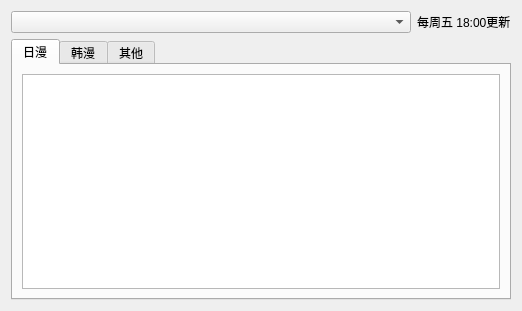
<?xml version="1.0" encoding="UTF-8"?>
<ui version="4.0">
 <class>Week</class>
 <widget class="QWidget" name="Week">
  <property name="geometry">
   <rect>
    <x>0</x>
    <y>0</y>
    <width>423</width>
    <height>311</height>
   </rect>
  </property>
  <property name="windowTitle">
   <string>每周必看</string>
  </property>
  <layout class="QVBoxLayout" name="verticalLayout_2">
   <item>
    <layout class="QHBoxLayout" name="horizontalLayout">
     <item>
      <widget class="QComboBox" name="comboBox">
       <property name="minimumSize">
        <size>
         <width>400</width>
         <height>0</height>
        </size>
       </property>
      </widget>
     </item>
     <item>
      <widget class="QLabel" name="label">
       <property name="text">
        <string>每周五 18:00更新</string>
       </property>
      </widget>
     </item>
     <item>
      <spacer name="horizontalSpacer">
       <property name="orientation">
        <enum>Qt::Horizontal</enum>
       </property>
       <property name="sizeHint" stdset="0">
        <size>
         <width>40</width>
         <height>20</height>
        </size>
       </property>
      </spacer>
     </item>
    </layout>
   </item>
   <item>
    <widget class="QTabWidget" name="tabWidget">
     <property name="currentIndex">
      <number>0</number>
     </property>
     <widget class="QWidget" name="tab">
      <attribute name="title">
       <string>日漫</string>
      </attribute>
      <layout class="QVBoxLayout" name="verticalLayout">
       <item>
        <widget class="ComicListWidget" name="mangaWidget"/>
       </item>
      </layout>
     </widget>
     <widget class="QWidget" name="tab_2">
      <attribute name="title">
       <string>韩漫</string>
      </attribute>
      <layout class="QVBoxLayout" name="verticalLayout_3">
       <item>
        <widget class="ComicListWidget" name="hanmanWidget"/>
       </item>
      </layout>
     </widget>
     <widget class="QWidget" name="tab_3">
      <attribute name="title">
       <string>其他</string>
      </attribute>
      <layout class="QVBoxLayout" name="verticalLayout_4">
       <item>
        <widget class="ComicListWidget" name="anotherWidget"/>
       </item>
      </layout>
     </widget>
    </widget>
   </item>
  </layout>
 </widget>
 <customwidgets>
  <customwidget>
   <class>ComicListWidget</class>
   <extends>QListWidget</extends>
   <header location="global">component.list.comic_list_widget.h</header>
  </customwidget>
 </customwidgets>
 <resources/>
 <connections/>
</ui>
